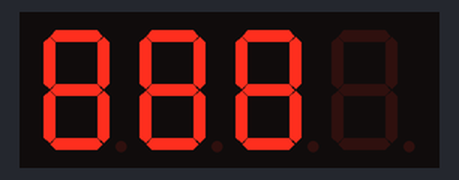
This sketch was run on a simulated ESP8266 (NodeMCU). Shown: 4-digit seven-segment display.

Above: at 0.1 s.
At 1.1 s:
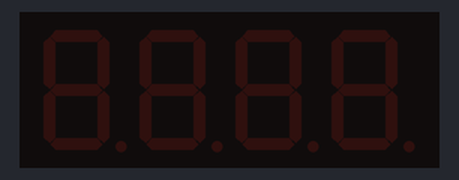

The sketch:

TM1637Blink888.ino
```cpp
/*
  TM1637Blink888 — nhap nhay 888 vo han tren module LED 3 so (IC TM1637).
  Thu vien: TM1637 cua Avishorp. CLK = D3, DIO = D4.
*/
#include <Arduino.h>
#include <TM1637Display.h>

#define PIN_CLK  D3
#define PIN_DIO  D4

TM1637Display disp(PIN_CLK, PIN_DIO);

const uint8_t ALL_ON[3] = {0x7F, 0x7F, 0x7F};
const uint8_t ALL_OFF[3] = {0x00, 0x00, 0x00};

void setup() {
  disp.setBrightness(0x07, true);
}

void loop() {
  disp.setSegments(ALL_ON, 3, 0);
  delay(1000);
  disp.setSegments(ALL_OFF, 3, 0);
  delay(500);
}
```

Measured:
- what the display in image 1 shows lasts 0.6 s, from 1.0 s to 1.6 s
